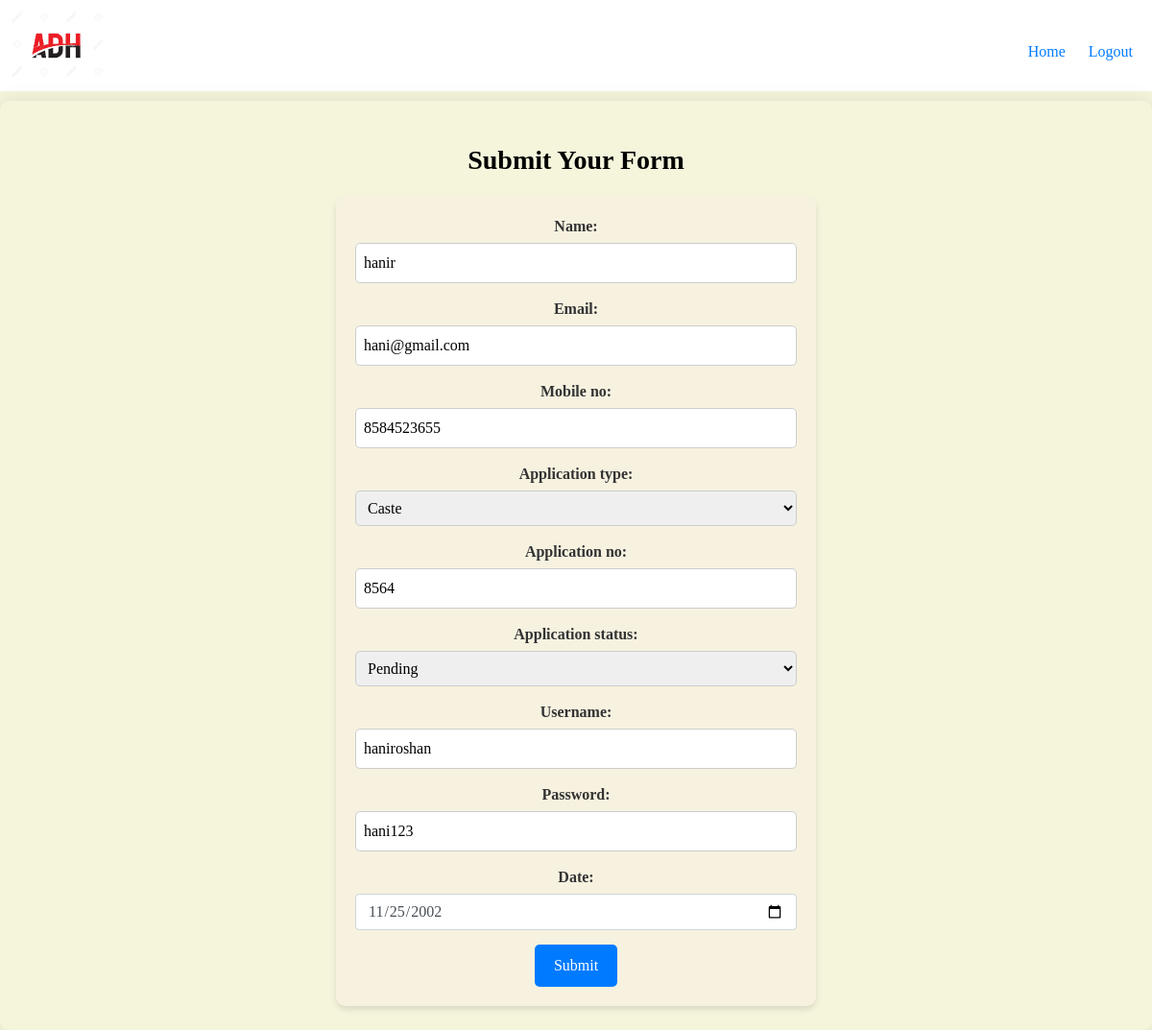
The app's page /editapp/2 (signed in) with its own data.
### appadh/models.py (models this page shows)
class newApplication(models.Model):
    Name=models.CharField(max_length=30)
    Email=models.EmailField(max_length=30)
    Mobile_no=models.CharField(max_length=20)
    appoptions=(
        ('caste','Caste'),
        ('income','Income'),
        ('non-creamy','Non creamy'),
        ('possession','Possession'),
        ('etapp','Etapp'),
        ('landtax','Landtax'),
        ('irctc','IRCTC')
    )
    Application_type=models.CharField(max_length=20, choices=appoptions)
    Application_no=models.CharField(max_length=20)
    statusoptions=(
        ('approved','Approved'),
        ('pending','Pending'),
        ('rejected','Rejected'),
        ('none','None')
    )
    Application_status=models.CharField(max_length=10, choices=statusoptions)
    Username=models.CharField(max_length=30)
    Password=models.CharField(max_length=30)
    Date=models.DateField()

### appadh/views.py (the view, shortened to what this page needs)
# urls.py: path('editapp/<pk>',views.editapp,name='editapp'),
@login_required
def editapp(request,pk):
    obj=newApplication.objects.get(id=pk)
    frm=newappForm(instance=obj)
    return render(request,'newapplication.html',{'frm':frm})

### appadh/forms.py
class newappForm(forms.ModelForm):
    class Meta:
        model=newApplication
        fields='__all__'
        widgets = {
          'Date': forms.DateInput(attrs={'class': 'form-control', 'type': 'date'}),
        }

### templates/newapplication.html (shortened to what this page needs)
<!DOCTYPE html>
<html lang="en">
<head>
    <link href="https://stackpath.bootstrapcdn.com/bootstrap/4.5.2/css/bootstrap.min.css" rel="stylesheet">
</head>
<body>
    {% include 'menubar.html' %}
    <div class="form-container">
        <h2>Submit Your Form</h2>
        <form method="POST">
            {{ frm.as_p }}
            <button type="submit" class="btn btn-submit">Submit</button>
        </form>
    </div>
</body>
</html>

### records on screen
newApplication: Name "hanir", Email "hani@gmail.com", Mobile_no "8584523655", Application_type "Caste", Application_no "8564", Application_status "Pending", Username "haniroshan", Password "hani123", Date "11/25/2002"
